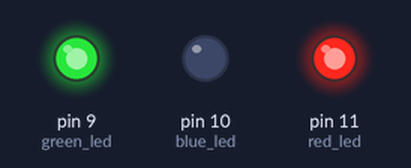
A sketch run on a simulated Arduino Uno, built with avr-gcc and run on an emulated ATmega328P. Shown: output pins drawn as LEDs (lit = HIGH).

Above: at 0.2 s.
At 1.7 s:
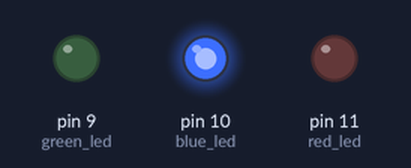
Timing chart, 0 to 3.0 s (numbered marks = the images above):
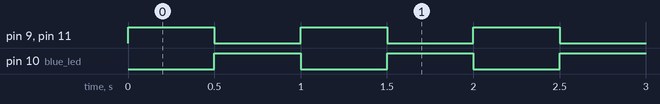

The sketch:

blink.ino
```cpp
// this is a program to blink 3 leds
// variable called red_led  assign 12
int red_led  = 11;
int blue_led = 10;
int green_led = 9;
//set up function

void setup() {
  // this is part of code that runs once
    pinMode(red_led, OUTPUT);  // pin 12 to act as an output
    pinMode(blue_led, OUTPUT);  // pin 12 to act as an output
    pinMode(green_led, OUTPUT);  // pin 12 to act as an output
}

void loop(){
    // part of code that runs continously /repeatedly
    digitalWrite(red_led, HIGH); // turn on led in pin 12
    digitalWrite(blue_led, LOW); // turn on led in pin 11
    digitalWrite(green_led, HIGH); // turn on led in pin 12

    delay(500);   // wait for 500 milliseconds = half a sec
    digitalWrite(red_led, LOW); // turn off led in pin 12
    digitalWrite(blue_led, HIGH); // turn off led in pin 12
    digitalWrite(green_led, LOW); // turn off led in pin 12
    delay(500);  // wait for 500 milliseconds = half a sec
}
```

Measured:
- by itself, pin 9 (green_led), pin 10 (blue_led), pin 11 (red_led): alternates HIGH for 0.50 s and LOW for 0.50 s
